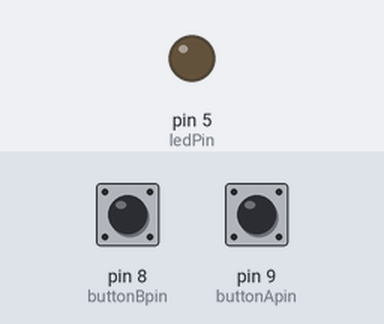
The sketch below on a simulated Arduino Uno, built with avr-gcc and run on an emulated ATmega328P. Shown: output pins drawn as LEDs (lit = HIGH). Dashed ring = blinking. Inputs (shaded band) come from the test bench; at power-on: pin 9 (buttonApin) HIGH, pin 8 (buttonBpin) HIGH.

Above: at 1.2 s.
1.3 s: pin 9 (buttonApin) pulled LOW for 1 s
At 1.42 s:
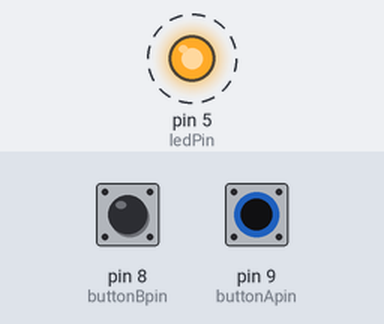
3.8 s: pin 9 (buttonApin) pulled LOW for 3.2 s
At 8.2 s:
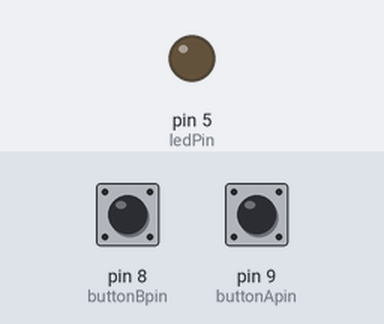
Timing chart, 0 to 9.7 s (numbered marks = the images above; inputs shaded):
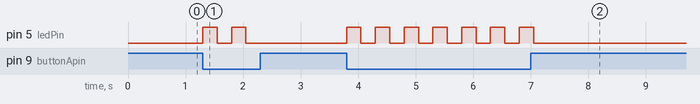

Measured:
- after the input at 1.3 s, pin 5 (ledPin): alternates HIGH for 0.25 s and LOW for 0.25 s, 4 changes in all, then stays LOW, starting at once
- after the input at 3.8 s, pin 5 (ledPin): alternates HIGH for 0.25 s and LOW for 0.25 s, 14 changes in all, then stays LOW, starting at once

The sketch:

Arduino_Digital_Inputs_Modified.ino
```cpp
//www.elegoo.com
//2016.12.08

#define ledPin 5
int buttonApin = 9;
int buttonBpin = 8;

byte leds = 0;

void setup()
{
  pinMode(ledPin, OUTPUT);
  pinMode(buttonApin, INPUT_PULLUP);
  pinMode(buttonBpin, INPUT_PULLUP);
}

void loop()
{
  if (digitalRead(buttonApin) == LOW)
  {
    digitalWrite(ledPin, HIGH);
    delay(250);
    digitalWrite(ledPin, LOW);
    delay(250);
  }
  if (digitalRead(buttonBpin) == LOW)
  {
    digitalWrite(ledPin, LOW);
  }
}
```
